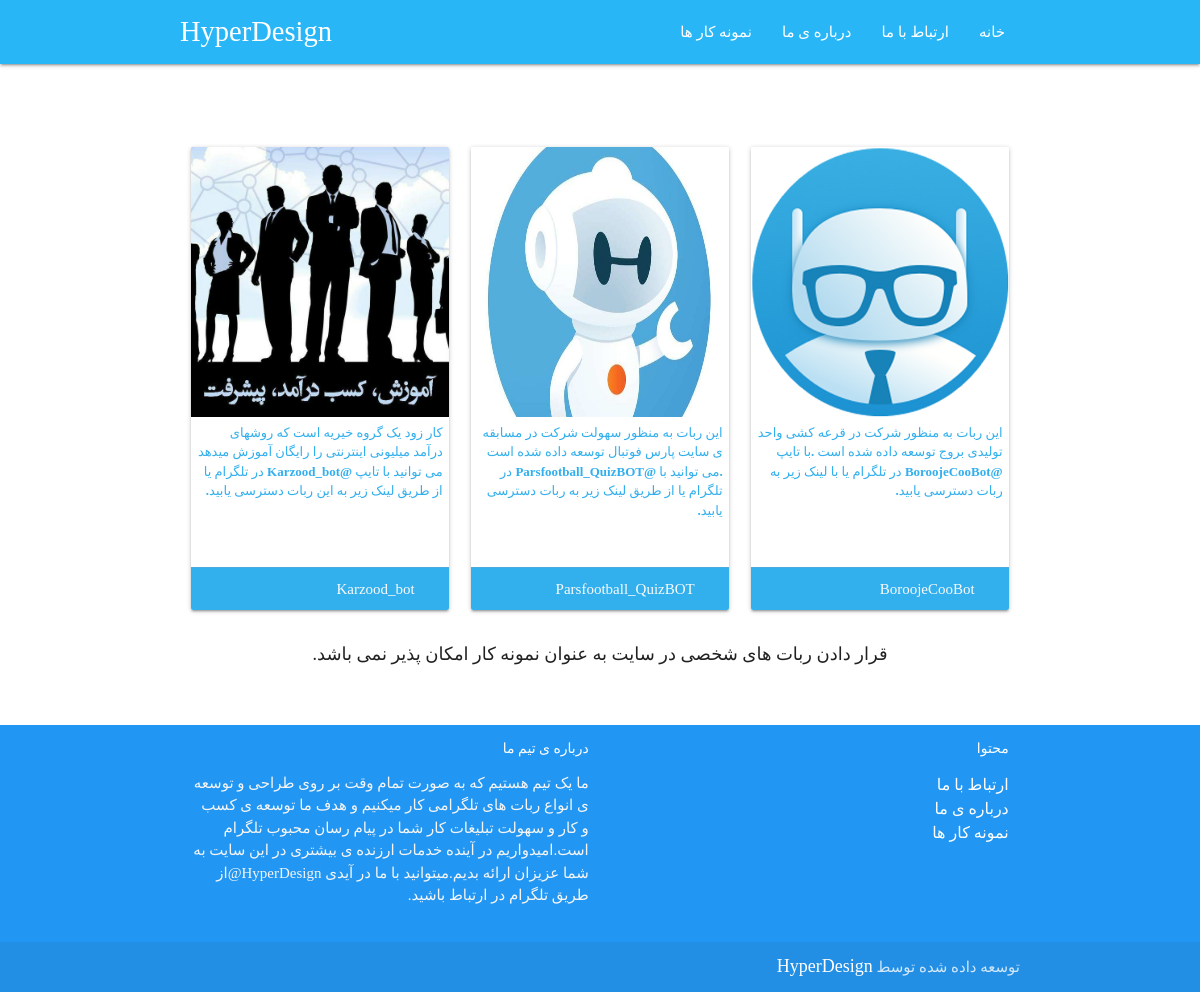
The app's page /sample-detail/ with its own data.
### app_base/models.py (models this page shows, shortened)
class otherSampleBot(models.Model):
    title = models.CharField(null=True,max_length = 100)
    sample_image = models.ImageField( upload_to='sample_image_path',null=True)
    description = models.TextField(null=True)
    telegram_link = models.CharField(null=True,max_length=50)

### app_base/views.py (the view)
# urls.py: path('sample-detail/',views.sample_details, name= 'sample'),
def sample_details(request):
    ctx={}
    ctx['other_sample'] = otherSampleBot.objects.all()
    return render(request,'sample-details.html',ctx)

### app_base/templates/sample-details.html
{% extends "base.html" %}
{% load static %}
{% block content %}
{% load thumbnail %}
<div class="container">
   <div class="section  sample-detail">
      <div class="row">
         {%for otherSampleBot in other_sample %}
         <div class="col s12 m4">
            <div class="card">
               <div class="card-image">
                  {% thumbnail otherSampleBot.sample_image "250x240" crop="center" as im %}
                  <img src="{{ im.url }}" class="responsive-img" width="{{ im.width }}" height="{{ im.height }}">
                  {% endthumbnail %}
               </div>
               <div class="card-content sample">
                  <p>{{otherSampleBot.description}}</p>
               </div>
               <div class="card-action">
                  <a href="https://telegram.me/{{otherSampleBot.telegram_link}}" target="_blank">{{otherSampleBot.telegram_link}}</a>
               </div>
            </div>
         </div>
         {% endfor %}
      </div>
      <div class="warning">
         <h4>قرار دادن ربات های شخصی در سایت به  عنوان  نمونه کار  امکان  پذیر نمی باشد.</h4>
      </div>
   </div>
   <br><br>
</div>
{% endblock content %}

### app_base/templates/base.html (shortened to what this page needs)
{% load static %}
<!DOCTYPE html>
<html lang="en">
   <head>
      <link href="{% static 'css/materialize.css' %}" type="text/css" rel="stylesheet" media="screen,projection"/>
      <link href="{% static 'css/style.css' %}" type="text/css" rel="stylesheet" media="screen,projection"/>
   </head>
   <body>
      <nav class="light-blue lighten-1" role="navigation">
         <div class="nav-wrapper container">
            <a id="logo-container" class="brand-logo">HyperDesign</a>
            <ul class="right hide-on-med-and-down">
               <li><a class="white-text" href="{% url 'app-base:home' %}#samples">نمونه کار ها </a></li>
               <li><a class="white-text" href="{% url 'app-base:home' %}#about">درباره ی ما </a></li>
               <li><a class="white-text" href="{% url 'app-base:home' %}#download-button">ارتباط با  ما</a></li>
               <li><a href="{% url 'app-base:home' %}">خانه</a></li>
            </ul>
         </div>
      </nav>
      {% block content %}{% endblock content %}
      <footer class="page-footer blue">
         <div class="container">
            <div class="row">
               <div class="col l6 s12">
                  <h5 class="white-text" id="about">درباره ی تیم ما</h5>
                  <p class="grey-text text-lighten-4">ما یک تیم  هستیم که به صورت تمام وقت بر روی  طراحی و توسعه ی انواع ربات های تلگرامی کار میکنیم و هدف ما توسعه ی کسب و کار و سهولت تبلیغات کار شما در پیام رسان محبوب تلگرام  است.امیدواریم در آینده خدمات ارزنده ی بیشتری در این سایت  به شما عزیزان ارائه بدیم.میتوانید با ما در آیدی HyperDesign@از طریق تلگرام در ارتباط باشید. </p>
               </div>
               <div class="col l6 s12">
                  <h5 class="white-text">محتوا</h5>
                  <ul>
                     <li><a class="white-text" href="{% url 'app-base:home' %}#download-button">ارتباط با  ما</a></li>
                     <li><a class="white-text" href="{% url 'app-base:home' %}#about">درباره ی ما </a></li>
                     <li><a class="white-text" href="{% url 'app-base:home' %}#samples">نمونه کار ها </a></li>
                  </ul>
               </div>
            </div>
         </div>
         <div class="footer-copyright">
            <div class="container">
             توسعه داده شده  توسط <a class="orange-text text-lighten-3">HyperDesign</a>
            </div>
         </div>
      </footer>
   </body>
</html>

### app_base/static/css/style.css (style rules this page uses)
body,h1,h2,h3,h6,footer,p,nav,div,ul,li,span,a,i { font-family:vazir-medium; direction: rtl; }
strong,b,h5,h4 { font-family: vazir-bold; direction: rtl; }
h4 { line-height: 110%; margin: 0.2rem 0 0 0; font-size: 18px; }
h5 { font-size: 14px; }
nav .brand-logo { font-size: 1.9rem; }
.orange-text { color: #32afed !important; }
.brand-logo { left: 0; }
.grey-text.text-lighten-4 { font-size: 15px; }
nav ul a { font-size: 15px; }
.orange-text.text-lighten-3 { color: #fff !important; font-size: 18px; }
ul { padding-inline-start:0; }
ul:not(.browser-default) { font-size: 16px; }
.card .card-image img { height: 270px; }
.card .card-action { background-color:#32afed; }
.card .card-action a:not(.btn):not(.btn-large):not(.btn-small):not(.btn-large):not(.btn-floating) { color: #fafafa; text-transform: capitalize; font-size: 15px; }
.card .card-content p { margin: 0; font-weight: 550; color: #32afed; }
.card .card-content { padding: 6px; }
.card .card-action { padding: 10px 10px; }
@media only screen and (max-width: 1352px) { .card .card-content.sample { min-height: 150px; font-size: 13px; } }
.section.sample-detail { padding-top: 5rem !important; }
.warning { margin: 0.2rem 0 0 0!important; text-align: center; }
.page-footer.blue { padding-top:0; }

### records on screen
otherSampleBot: shows a picture, description "کار زود یک گروه خیریه است که روشهای درآمد میلیونی اینترنتی را رایگان آموزش میدهد می توانید با تایپ @Karzood_bot در تلگرام یا از طریق لینک زیر به این ربات دسترسی یابید.", telegram_link "Karzood_bot"
otherSampleBot: shows a picture, description "این ربات به منظور سهولت شرکت در مسابقه ی سایت پارس فوتبال توسعه داده شده است .می توانید با @Parsfootball_QuizBOT در تلگرام یا از طریق لینک زیر به ربات دسترسی یابید.", telegram_link "Parsfootball_QuizBOT"
otherSampleBot: shows a picture, description "این ربات به منظور شرکت در قرعه کشی واحد تولیدی بروج توسعه داده شده است .با تایپ @BoroojeCooBot در تلگرام یا با لینک زیر به ربات دسترسی یابید.", telegram_link "BoroojeCooBot"
